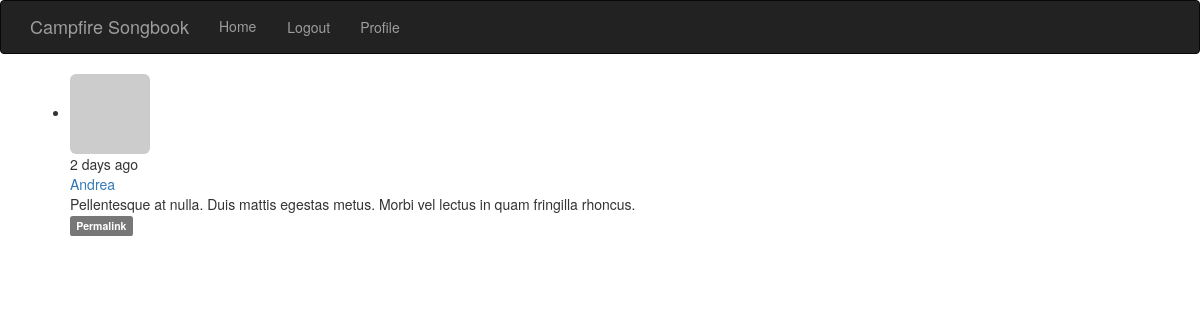
Page /post/20 (signed in) on the committed database.
### app/models.py (models this page shows, shortened)
class Post(db.Model):
    __tablename__ = 'posts'
    id = db.Column(db.Integer, primary_key=True)
    timestamp = db.Column(db.DateTime, default=datetime.utcnow)
    body = db.Column(db.Text)
    author_id = db.Column(db.Integer, db.ForeignKey('users.id'))

class User(UserMixin, db.Model):
    __tablename__ = 'users'
    id = db.Column(db.Integer, primary_key=True)
    email = db.Column(db.String(64), unique=True, index=True)
    username = db.Column(db.String(64), unique=True, index=True)
    name = db.Column(db.String(64), unique=True, index=True)
    role_id = db.Column(db.Integer, db.ForeignKey('roles.id'))
    location = db.Column(db.String(64))
    about_me = db.Column(db.Text)
    password_hash = db.Column(db.String(128))
    confirmed = db.Column(db.Boolean, default=False)
    avatar_hash = db.Column(db.String(32))
    posts = db.relationship('Post', backref='author', lazy='dynamic')
    member_since = db.Column(db.DateTime(), default=datetime.utcnow)
    last_seen = db.Column(db.DateTime(), default=datetime.utcnow)
    followed = db.relationship('Follow', foreign_keys=[Follow.follower_id],
        backref=db.backref('follower', lazy=True), lazy='dynamic',
        cascade='all, delete-orphan')
    followers = db.relationship('Follow', foreign_keys=[Follow.followed_id],
        backref=db.backref('followed', lazy='joined'), lazy='dynamic',
        cascade='all, delete-orphan')
    def gravatar(self, size=100, default='identicon', rating='g'):
        if request.is_secure:
            url = 'https://www.gravatar.com/avatar'
        else:
            url = 'http://www.gravatar.com/avatar'
        if self.avatar_hash is None:
            avatar_hash_maker()
        return '{url}/{avatar_hash}?s={size}&d={default}&r={rating}'.format(
            url=url, avatar_hash=self.avatar_hash, size=size, default=default, rating=rating)
    @property
    def password(self):
        raise AttributeError('Password is not a readable attribute')
    def can(self, permissions):
        return self.role is not None and (
            (self.role.permissions & permissions) == permissions)
    def is_administrator(self):
        return self.can(Permission.ADMINISTER)
    def ping(self):
        self.last_seen = datetime.utcnow()
        db.session.add(self)

### app/main/views.py (the view)
@main.route('/post/<int:id>')
def post(id):
    post = Post.query.get_or_404(id)
    return render_template('post.html', posts=[post])

### app/auth/views.py (called while the page is built)
@auth.before_app_request
def before_request():
    if current_user.is_authenticated:
        current_user.ping()
        if not current_user.confirmed and request.endpoint[:5] != 'auth.':
            return redirect(url_for('auth.unconfirmed'))

### app/main/__init__.py (called while the page is built)
@main.app_context_processor
def inject_permissions():
    return dict(Permission=Permission)

### app/models.py (called while the page is built)
@login_manager.user_loader
def load_user(user_id):
    return User.query.get(int(user_id))

### app/templates/post.html (shortened to what this page needs)
{% extends "base.html" %}
{% block page_content %}
{% include '_posts.html' %}
{% endblock %}

### app/templates/_posts.html (shortened to what this page needs)
<ul class="posts">
    {% for post in posts %}
        <li class="post">
            <div class="profile-thumbnail">
                <a href="{{ url_for('.user', username=post.author.username) }}">
                    <img class="img-rounded profile-thumbnail" src="{{ post.author.gravatar(size=40) }}" alt="author_icon">
                </a>
            </div>
            <div class="post-content">
                <div class="post-date">
                    {{ moment(post.timestamp).fromNow() }}
                </div>
                <div class="post-author">
                    <a href="{{ url_for('.user', username=post.author.username) }}">
                        {{ post.author.username }}
                    </a>
                </div>
                <div class="post-body">
                    {{ post.body }}
                    <div class="post-footer">
                        <a href="{{ url_for('.post', id=post.id) }}">
                            <span class="label label-default">Permalink</span>
                        </a>
                    </div>
                </div>
            </div>
        </li>
        <br>
    {% endfor %}
</ul>

### rows in the picture
Post: timestamp "2 days ago", author.username "Andrea", body "Pellentesque at nulla. Duis mattis egestas metus. Morbi vel lectus in quam fringilla rhoncus."
